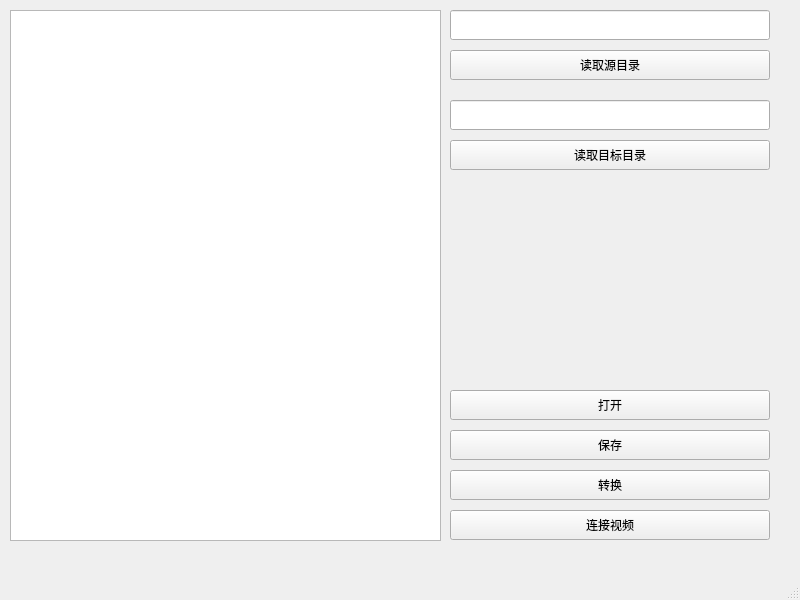
<?xml version="1.0" encoding="UTF-8"?>
<ui version="4.0">
 <class>MainWindow</class>
 <widget class="QMainWindow" name="MainWindow">
  <property name="geometry">
   <rect>
    <x>0</x>
    <y>0</y>
    <width>800</width>
    <height>600</height>
   </rect>
  </property>
  <property name="windowTitle">
   <string>MainWindow</string>
  </property>
  <widget class="QWidget" name="centralwidget">
   <widget class="QLineEdit" name="lineEdit_inputField">
    <property name="geometry">
     <rect>
      <x>450</x>
      <y>10</y>
      <width>320</width>
      <height>30</height>
     </rect>
    </property>
   </widget>
   <widget class="QPushButton" name="pushButton_inputField">
    <property name="geometry">
     <rect>
      <x>450</x>
      <y>50</y>
      <width>320</width>
      <height>30</height>
     </rect>
    </property>
    <property name="text">
     <string>读取源目录</string>
    </property>
   </widget>
   <widget class="QLineEdit" name="lineEdit_outPutField">
    <property name="geometry">
     <rect>
      <x>450</x>
      <y>100</y>
      <width>320</width>
      <height>30</height>
     </rect>
    </property>
   </widget>
   <widget class="QPushButton" name="pushButton_outPutField">
    <property name="geometry">
     <rect>
      <x>450</x>
      <y>140</y>
      <width>320</width>
      <height>30</height>
     </rect>
    </property>
    <property name="text">
     <string>读取目标目录</string>
    </property>
   </widget>
   <widget class="QPushButton" name="pushButton_convert">
    <property name="geometry">
     <rect>
      <x>450</x>
      <y>470</y>
      <width>320</width>
      <height>30</height>
     </rect>
    </property>
    <property name="text">
     <string>转换</string>
    </property>
   </widget>
   <widget class="QPushButton" name="pushButton_connect">
    <property name="geometry">
     <rect>
      <x>450</x>
      <y>510</y>
      <width>320</width>
      <height>30</height>
     </rect>
    </property>
    <property name="text">
     <string>连接视频</string>
    </property>
   </widget>
   <widget class="QTreeView" name="treeView_list">
    <property name="geometry">
     <rect>
      <x>10</x>
      <y>10</y>
      <width>431</width>
      <height>531</height>
     </rect>
    </property>
    <property name="editTriggers">
     <set>QAbstractItemView::DoubleClicked|QAbstractItemView::EditKeyPressed|QAbstractItemView::SelectedClicked</set>
    </property>
    <property name="selectionMode">
     <enum>QAbstractItemView::ExtendedSelection</enum>
    </property>
   </widget>
   <widget class="QPushButton" name="pushButton_openList">
    <property name="geometry">
     <rect>
      <x>450</x>
      <y>390</y>
      <width>320</width>
      <height>30</height>
     </rect>
    </property>
    <property name="text">
     <string>打开</string>
    </property>
   </widget>
   <widget class="QPushButton" name="pushButton_saveList">
    <property name="geometry">
     <rect>
      <x>450</x>
      <y>430</y>
      <width>320</width>
      <height>30</height>
     </rect>
    </property>
    <property name="text">
     <string>保存</string>
    </property>
   </widget>
  </widget>
  <widget class="QMenuBar" name="menubar">
   <property name="geometry">
    <rect>
     <x>0</x>
     <y>0</y>
     <width>800</width>
     <height>23</height>
    </rect>
   </property>
  </widget>
  <widget class="QStatusBar" name="statusbar"/>
 </widget>
 <resources/>
 <connections/>
</ui>
